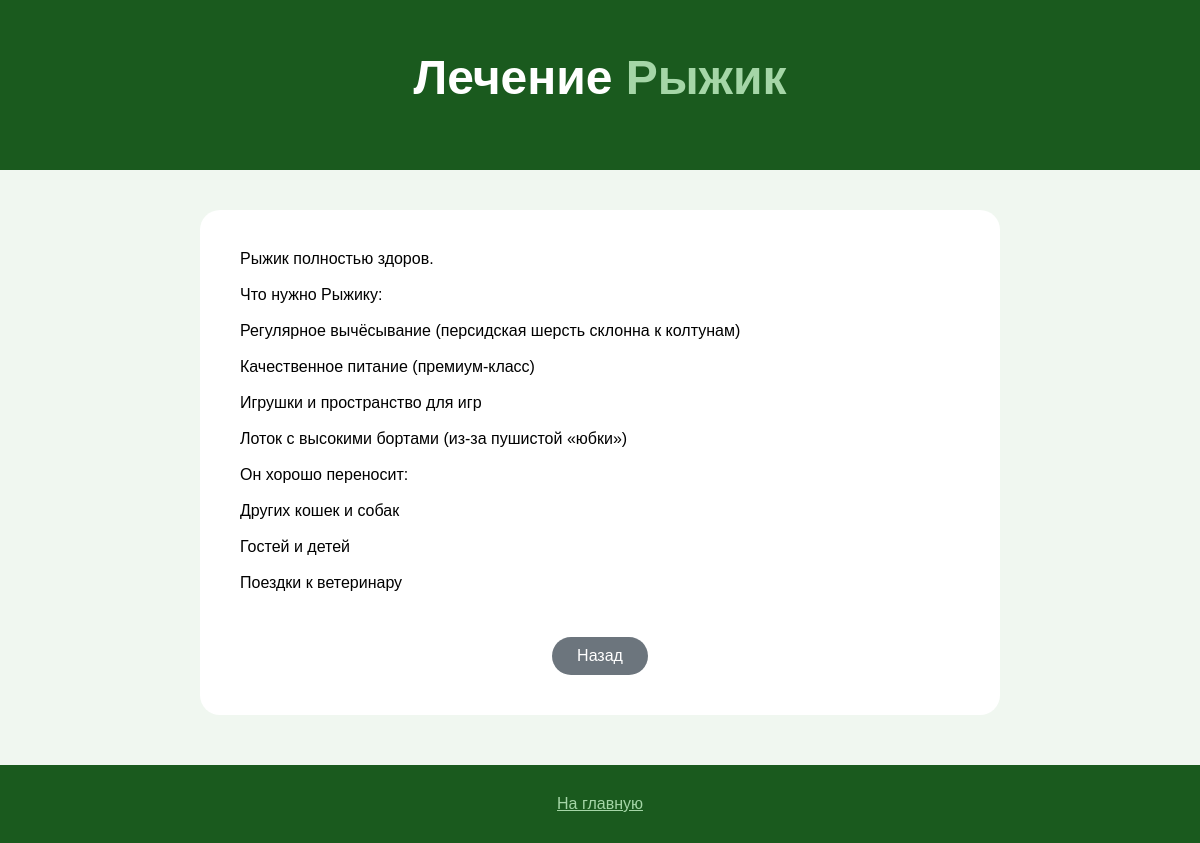
/views/treatment.php?id=4, run on the app's committed database.
### tables this page shows
CREATE TABLE `animals` (
  `id` int(11) NOT NULL,
  `name` varchar(50) NOT NULL,
  `species` varchar(30) NOT NULL,
  `breed` varchar(50) DEFAULT NULL,
  `age` int(11) DEFAULT NULL,
  `status` varchar(20) DEFAULT 'waiting',
  `photo_url` varchar(255) DEFAULT NULL
);

CREATE TABLE `animal_details` (
  `id` int(11) NOT NULL,
  `animal_id` int(11) NOT NULL,
  `character_desc` text,
  `health_desc` text,
  `story` text,
  `text` varchar(1000) NOT NULL,
  `treatment_text` text
);

### model/models.php (called while the page is built, shortened)
<?php
function detailsAnimal($pdo, $id)
{
    $sql = "SELECT * FROM animal_details WHERE animal_id = :id";
    $stmt = $pdo->prepare($sql);
    $stmt->execute([':id' => $id]);
    return $stmt->fetch();
}
?>

### views/treatment.php (the view, shortened to what this page needs)
<?php
require_once '../model/models.php';
$id = $_GET['id'];
$stmt = $pdo->prepare("SELECT * FROM animals WHERE id = $id");
$stmt->execute();
$animal = $stmt->fetch();
$details = detailsAnimal($pdo, $id);
?>
<!doctype html>
<html lang="ru">
<head>
    <link rel="stylesheet" href="../css/main.css">
</head>
<body>
    <div class="header">
        <h1>Лечение <span><?= $animal['name'] ?></span></h1>
    </div>
    <div style="max-width:800px; margin:40px auto; background:white; padding:40px; border-radius:20px;">
        <?= nl2br($details['treatment_text']) ?>
        <div style="text-align:center; margin-top:30px;"><a href="animals.php" class="btn" style="background:#6c757d;">Назад</a></div>
    </div>
<div class="footer"><p><a href="foundation.php">На главную</a></p>
</div>
</body>
</html>

### css/main.css (style rules this page uses)
* { margin: 0; padding: 0; box-sizing: border-box; }
body { font-family: Arial, sans-serif; background: #f0f7f0; }
.header { background: #1a5a1e; color: white; text-align: center; padding: 50px 20px; }
.header h1 { font-size: 48px; margin-bottom: 15px; }
.header h1 span { color: #a5d6a7; }
.btn { display: inline-block; background: #2e7d32; color: white; padding: 10px 25px; border-radius: 30px; text-decoration: none; margin-top: 15px; }
.footer { background: #1a5a1e; color: white; text-align: center; padding: 30px; margin-top: 50px; }
.footer a { color: #a5d6a7; }

### data on the page
animals: name "Рыжик"
animal_details: treatment_text "Рыжик полностью здоров. Что нужно Рыжику: Регулярное вычёсывание (персидская шерсть склонна к колтунам) Качественное питание (премиум-класс) Игрушки и пространство для игр Лоток с высокими бортами (из-за пушистой «юбки») Он хорошо переносит: Других кошек и собак Гостей и детей Поездки к ветеринару"
